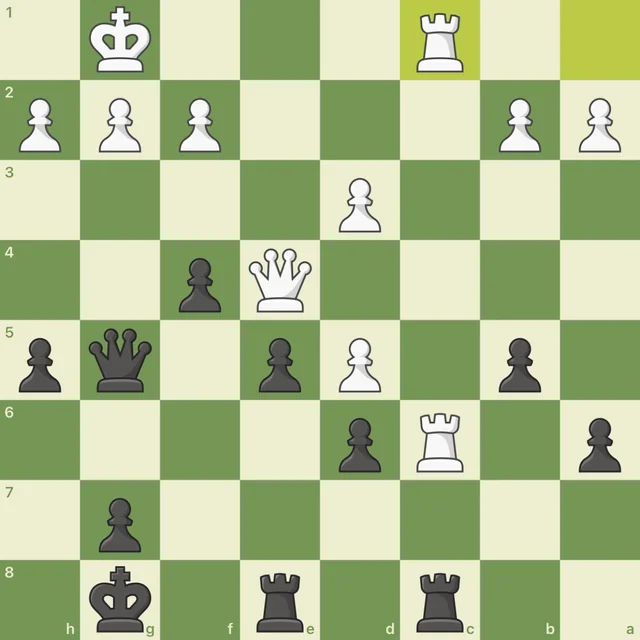
#> input picture test-position.webp, 640 x 640 px
$ python -i divide.py   (imports and definitions only)
#> lines starting #> are read from the running program, lines starting #| are printed output that depends on the picture; after the words box and inside, x2 and y2 are one past the last pixel; in counts of white or black regions, pixels touching at a corner belong together
#> further down, picture is the input picture: shape (640, 640, 3); mean B, G, R 144.7, 189.9, 175
import cv2
import numpy as np

def divideBoard(im):
    # Resize image to uniform size
    img = cv2.resize(np.array(im), (640, 640))

    # Convert to grayscale
    gray = cv2.cvtColor(img, cv2.COLOR_BGR2GRAY)
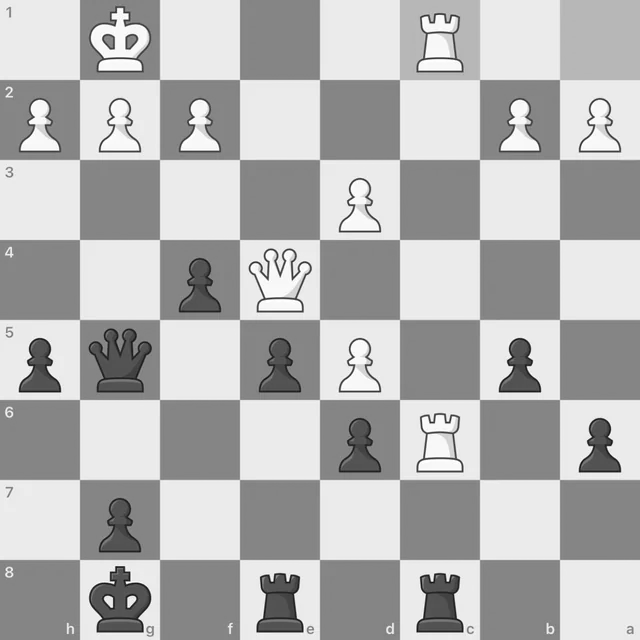
#> gray: shape (640, 640); min 15, max 255, mean 180.3
    # Binary image threshold
    _, thresh = cv2.threshold(gray, 180, 255, cv2.THRESH_BINARY)
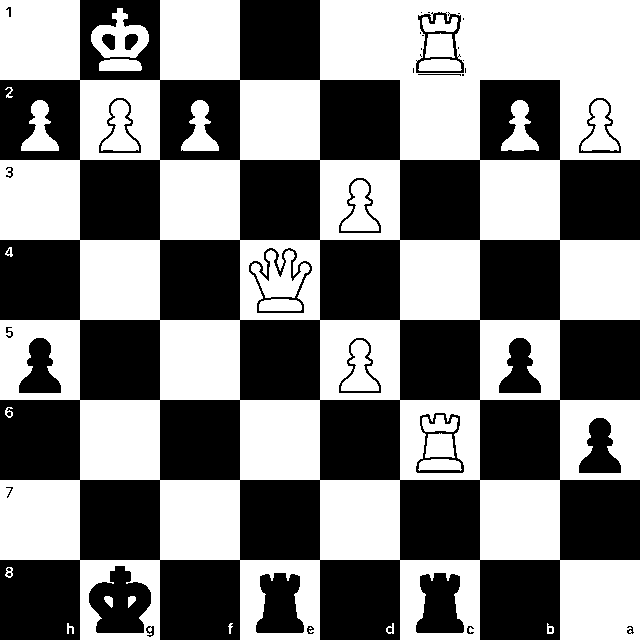
#> thresh: shape (640, 640); 50.6% white; 44 black regions (19 under 20 px), largest, box (x1, y1, x2, y2) and area: (0, 0, 640, 640) 186353, (89, 566, 151, 633) 2764, (256, 573, 304, 633) 2161
    # Detect edges and dilate
    edges = cv2.Canny(thresh, 100, 200)
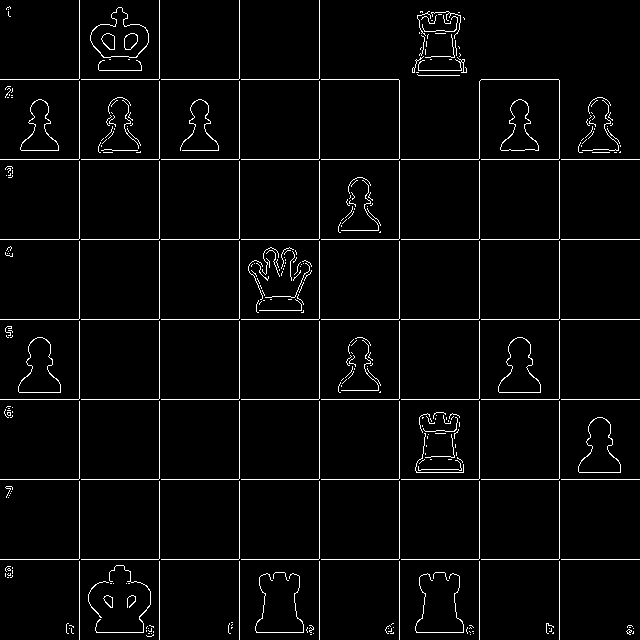
#> edges: shape (640, 640); 3.3% white in thin lines or dots
    kernel = np.ones((3, 3), np.uint8)
    dilation = cv2.dilate(edges, kernel, iterations=1)
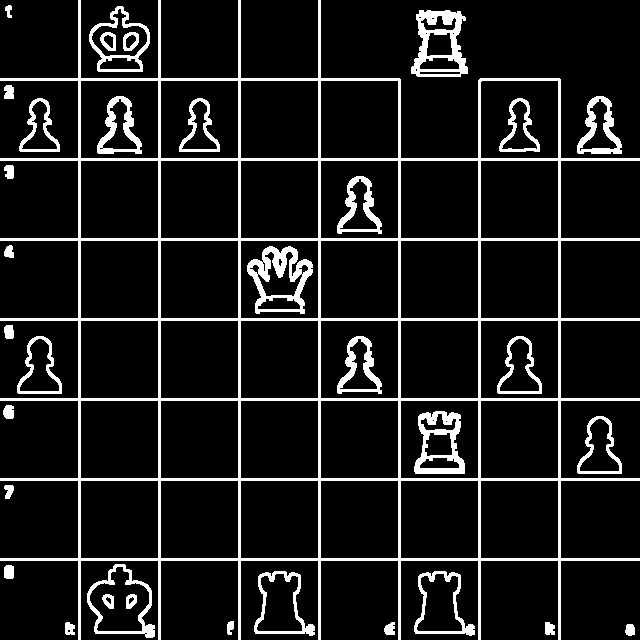
#> dilation: shape (640, 640); 10.6% white; 35 white regions, largest, box (x1, y1, x2, y2) and area: (0, 0, 640, 640) 25265, (247, 246, 313, 314) 1866, (411, 10, 468, 77) 1802

    # Hough Lines P
    lines = cv2.HoughLinesP(dilation, 1, np.pi / 180, 100, None, 100, 10)
#> lines = 42 rows, first 6: [0, 398, 639, 398], [0, 320, 639, 320], [240, 639, 240, 0], [160, 639, 160, 0], [318, 639, 318, 0], [80, 639, 80, 0]
    # Get the list of x and y coordinates for each line
    x_coords = [x1 for line in lines for x1, y1, x2, y2 in [line[0]]]
#> x_coords = 42 values, max 560 at index 35, min 0 at index 0, mean 159.5
    for line in lines:
        for x1, y1, x2, y2 in [line[0]]:
            x_coords.append(x2)
#> this loop made 42 passes
#> line on passes 1 to 12: [[0, 398, 639, 398]], [[0, 320, 639, 320]], [[240, 639, 240, 0]], [[160, 639, 160, 0]], [[318, 639, 318, 0]], [[80, 639, 80, 0]], [[559, 639, 559, 78]], [[558, 639, 558, 78]], [[0, 478, 639, 478]], [[0, 399, 639, 399]], [[239, 639, 239, 0]], [[320, 639, 320, 0]]
#> after the loop, x_coords = 84 values, max 639 at index 42, min 0 at index 0, mean 310.6
    y_coords = [y1 for line in lines for x1, y1, x2, y2 in [line[0]]]
#> y_coords = 42 values, max 639 at index 2, min 78 at index 41, mean 479
    for line in lines:
        for x1, y1, x2, y2 in [line[0]]:
            y_coords.append(y2)
#> after the loop, y_coords = 84 values, max 639 at index 2, min 0 at index 44, mean 327.7

    # Sort the x and y coordinates
    x_coords = sorted(list(set(x_coords)))
#> x_coords = [0, 78, 79, 80, 158, 159, 160, 238, 239, 240, 318, 319, 320, 397, 398, 399, 400, 478, 479, 480, 558, 559, 560, 639]
    y_coords = sorted(list(set(y_coords)))
#> y_coords = [0, 78, 79, 80, 158, 159, 160, 238, 239, 240, 318, 319, 320, 398, 399, 400, 478, 479, 480, 558, 559, 560, 639]

    # Create an array to store the sub-images
    sub_images = []

    # Divide the image into sub-images based on the lines
    for i in range(len(x_coords) - 1):
        for j in range(len(y_coords) - 1):
            x1, x2 = x_coords[i], x_coords[i+1]
            y1, y2 = y_coords[j], y_coords[j+1]
            sub_image = img[x1:x2, y1:y2]
            if x2 - x1 > 5 and y2 - y1 > 5:
                sub_images.append(sub_image)
#> this loop made 23 passes
#> after the loop, sub_images = 64 items

    # Return array of sub_images
    return sub_images

>>> import cv2
>>> picture = cv2.imread('test-position.webp')
>>> result = divideBoard(picture)
#> result = 64 items
